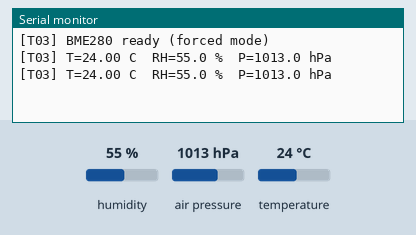
This sketch was run on a simulated ESP32. Shown: the last lines printed to the serial monitor. Inputs (shaded band) come from the test bench; at power-on: humidity 55 %, air pressure 1013 hPa, temperature 24 °C.

Above: at 1.5 s.
1.6 s: humidity set to 22 %
At 2.9 s:
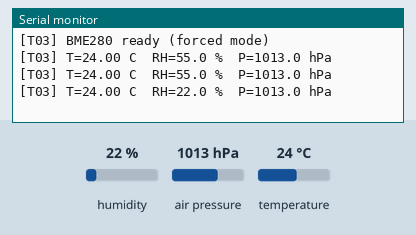
3.1 s: air pressure set to 952 hPa
At 4.1 s:
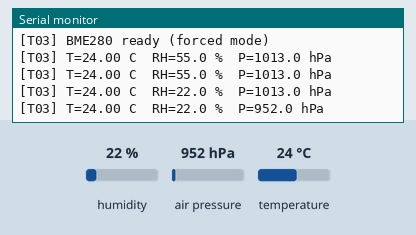
4.6 s: temperature set to 12 °C
At 6.1 s:
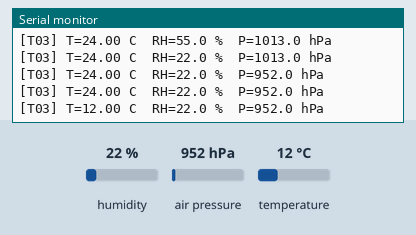

Measured:
- after the input at 1.6 s, the serial monitor: prints a new line after 0.71 s (image 1)
- after the input at 3.1 s, the serial monitor: prints a new line after 0.21 s (image 2)
- after the input at 4.6 s, the serial monitor: prints a new line after 0.72 s (image 3)

The sketch:

T03_bme280.ino
```cpp
// T03_bme280 — 온도 · 습도 · 기압 1초 읽기 (강제 측정 모드)
// 라이브러리: Adafruit BME280 Library + Adafruit Unified Sensor + Adafruit BusIO (라이브러리 매니저 · 「Install all」)
// 합격 기준: 실온 근처 온도(예 20~30 ℃) · 습도 20~80 % · 기압 950~1050 hPa가 1초마다 갱신
//           센서에 손가락을 대면 온도가 오르고 떼면 내려가야 함
#include <Wire.h>
#include <Adafruit_Sensor.h>
#include <Adafruit_BME280.h>

Adafruit_BME280 bme;
const int SDA_PIN = 21, SCL_PIN = 23;

void setup() {
  Serial.begin(115200);
  delay(300);
  Wire.begin(SDA_PIN, SCL_PIN, 100000);
  bool ok = bme.begin(0x77, &Wire);                // 이 보드는 T02로 0x77 확인됨 — 먼저 시도
  if (!ok) ok = bme.begin(0x76, &Wire);           // Waveshare 보드는 점퍼로 주소가 바뀔 수 있음
  if (!ok) {
    Serial.println("[T03] BME280 not found (0x76/0x77) -> T02로 주소 확인");
    while (true) delay(1000);
  }
  // 강제 측정: 필요할 때만 한 번 재고 잠듦 → 자기 발열이 적어 챔버 온도 제어에 유리
  bme.setSampling(Adafruit_BME280::MODE_FORCED,
                  Adafruit_BME280::SAMPLING_X1,   // 온도
                  Adafruit_BME280::SAMPLING_X1,   // 기압
                  Adafruit_BME280::SAMPLING_X1,   // 습도
                  Adafruit_BME280::FILTER_OFF);
  Serial.println("[T03] BME280 ready (forced mode)");
}

void loop() {
  bme.takeForcedMeasurement();
  float t = bme.readTemperature();        // ℃
  float rh = bme.readHumidity();          // %
  float p = bme.readPressure() / 100.0f;  // hPa
  bool bad = isnan(t) || isnan(rh) || isnan(p) || t < -40 || t > 85;
  Serial.printf("[T03] T=%.2f C  RH=%.1f %%  P=%.1f hPa %s\n", t, rh, p, bad ? "<< ERR" : "");
  delay(1000);
}
```
